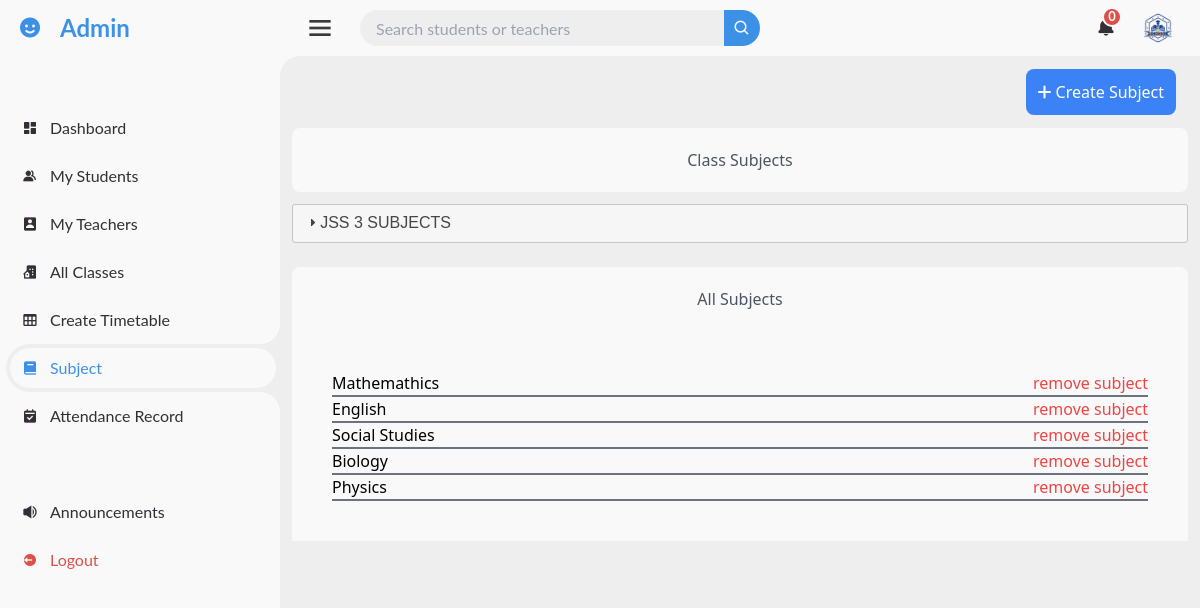
Screenshot of /admin_dashboard/subjects/ (signed in) with the database file from the repository.
### classes/models.py (models this page shows, shortened)
class Class(models.Model):
    name = models.CharField(max_length=100)
    subjects = models.ManyToManyField(Subject, related_name='classes')

class Subject(models.Model):
    name = models.CharField(max_length=100)
    def __str__(self):
        return self.name

### classes/views.py (the view)
# urls.py: path('admin_dashboard/subjects/', subject_list, name='subject_list'),
@login_required
def subject_list(request):
    if not request.user.is_superuser:
        return HttpResponseForbidden('You do not have permission to access this page.')
    all_subject = Subject.objects.all()
    classes = Class.objects.all()
    subject = Subject.objects.filter(classes__in = classes)
    context={
        'classes':classes,
        'subject': subject,
        'all_subjects':all_subject
    }
    return render(request, 'dashboards/all_admin_pages/subject_list.html', context)

### administration/context_processors.py (called while the page is built)
def notifications(request):
    all_notification, total_notifications = get_admin_notification(request.user)
    return {
        'all_notification': all_notification,
        'total_notifications': total_notifications,
    }

### administration/views.py (called while the page is built)
def get_admin_notification(user):
    if user.is_staff:
        teacher_notifications = TeacherNotification.objects.filter(user=user).order_by('-created_at')
        student_notifications = StudentNotification.objects.filter(user=user).order_by('-created_at')
        all_notification = sorted(
            chain(teacher_notifications, student_notifications),
            key=lambda x: x.created_at,
            reverse=True
        )
        total_notifications = (
            teacher_notifications.filter(is_read=False).count() +
            student_notifications.filter(is_read=False).count()
        )
        return all_notification, total_notifications
    return [], 0

### pages/context_processors.py (called while the page is built)
def notifications(request):
    if request.user.is_authenticated:
        all_notifications, unread_notifications_count = get_user_notifications(request.user)
        return {
            'all_notifications': all_notifications,
            'unread_notifications_count': unread_notifications_count,
        }
    return {
        'all_notifications': [],
        'unread_notifications_count': 0,
    }

### pages/views.py (called while the page is built)
def get_user_notifications(user):
    notifications = Notification.objects.filter(user=user).order_by('-created_at')
    if user.is_student:
        grade_notifications = GradeNotification.objects.filter(recipient=user).order_by('-created_at')
    else:
        grade_notifications = []
    all_notifications = sorted(
        chain(notifications, grade_notifications),
        key=attrgetter('created_at'),
        reverse=True
    )
    total_unread_count = (
        notifications.filter(is_read=False).count() +
        (grade_notifications.filter(is_read=False).count() if user.is_student else 0)
    )
    return all_notifications, total_unread_count

### templates/dashboards/all_admin_pages/subject_list.html (shortened to what this page needs)
{% extends 'dashboards/all_admin_pages/base.html' %}
{% load static %}
{% block section %}
<div class="m-3 text-black">
    <p class="text-right p-3 mb-3 font-normal text-white"><a href="{%url 'create_subject'%}" class="bg-blue-500 p-3 rounded-lg hover:bg-blue-300"><i class="fa-solid fa-plus"></i><span class="pl-1">Create Subject</span></a></p>
    <p class="text-center p-5 mb-3 rounded-lg font-medium text-gray-600" style="background-color: #F9F9F9;">Class Subjects</p>
    <div id="accordion">
        {% for class in classes %}
            <h3>{{ class.name }} SUBJECTS</h3>
        {% endfor %}
    </div>
    <p class="text-center p-5 mt-6 rounded-t-lg font-medium text-gray-600" style="background-color: #F9F9F9;">All Subjects</p>
    <div style="background-color: #F9F9F9;" class="p-10">
            {%for subjects in all_subjects%}
            <ul class="border-b-2 border-gray-500 flex justify-between">
                <li>{{subjects}}</li>
                <li class="text-red-500"><a href="{%url 'remove_subject' sub_id=subjects.id%}">remove subject</a></li>
            </ul>
            {%endfor%}
    </div>
</div>
{%endblock section%}

### static/css/dashboard.css (style rules this page uses)
* { margin: 0; padding: 0; box-sizing: border-box; }
a { text-decoration: none; }
li { list-style: none; }
:root { --poppins: 'Poppins', sans-serif; --lato: 'Lato', sans-serif; --light: #F9F9F9; --blue: #3C91E6; --light-blue: #CFE8FF; --grey: #EEE; --dark-grey: #AAAAAA; --dark: #342E37; --red: #DB504A; --yellow: #FFCE26; --light-yellow: #FFF26C; --orange: #FD7238; --light-orange: #ffc19e; }
html { overflow-x: hidden; }
body { background: var(--grey); }

### rows the page displays
Class: name "JSS 3"
Subject: name "Mathemathics"
Subject: name "English"
Subject: name "Social Studies"
Subject: name "Biology"
Subject: name "Physics"

### other values shown
{{ total_notifications }} "0"
